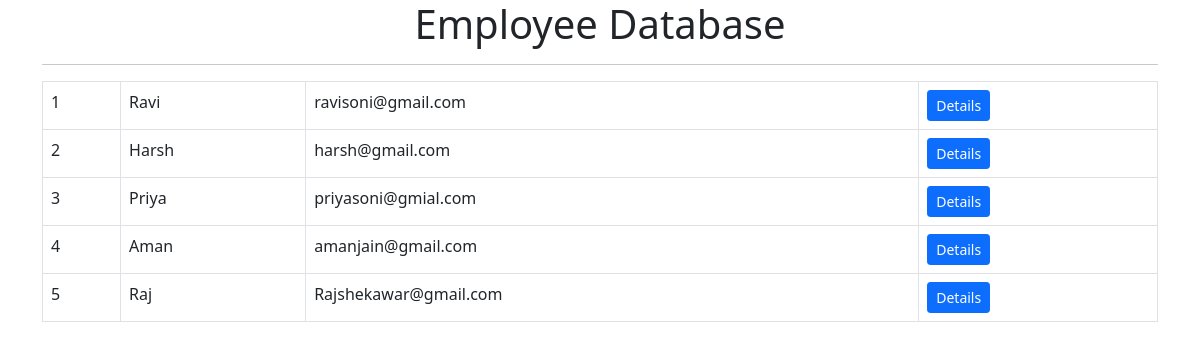
The page / on the database its author committed.
### employees/models.py (models this page shows)
class Employee(models.Model):
    GENDER_CHOICE = [
        ('M', 'Male'),
        ('F', 'Female')
    ]
    first_name = models.CharField(max_length=100)
    last_name = models.CharField(max_length=100, blank=True)
    email_id = models.EmailField(max_length=255)
    phone_num = models.CharField(max_length=13)
    employee_gender = models.CharField(choices=GENDER_CHOICE, max_length=1)
    employee_address = models.TextField()
    employee_job = models.ManyToManyField('AvailableJobs', blank=True)
    date_of_birth = models.DateField()

### employees/views.py (the view)
# urls.py: 2. Add a URL to urlpatterns:  path('', views.home, name='home')
def home(request): #we are decalring home which takes in a request and return HttpResponse
    employees = Employee.objects.all()       #instead of previous commented statement to get details of employe using this statement
    return render(request, 'home.html', {'employees': employees})      #returned all the detail to home.html using dictionary

### templates/home.html
{% extends 'base.html' %}
{% block content %}
<header class = "container">
    <div class = "row">
        <div class = "col-lg-12">
            <h1 class="text-center">Employee Database</h1>
            <hr>
        </div>
    </div>
</header>
<section class = "container">
    <div class = "row">
        <div class = "col-lg-12">
            <table class = "table table-bordered">
                {% for employee in employees %}
                    <tr>
                        <td>{{ employee.id }}</td>
                        <td>{{ employee.first_name }}</td>
                        <td>{{ employee.email_id }}</td>
                        <td>
                            <a class = "btn btn-primary btn-sm" href = "{% url 'employee_detail' employee.id %}">Details</a>
                        </td>
                    </tr>
                {% endfor %}
            </table>
        </div>
    </div>
</section>
{% endblock %}

### templates/base.html (shortened to what this page needs)
<!doctype html>
<html lang="en">
  <head>
    <link href="https://cdn.jsdelivr.net/npm/bootstrap@5.0.0-beta2/dist/css/bootstrap.min.css" rel="stylesheet">
  </head>
  <body>
    {% block content %}
    {% endblock %}
  </body>
</html>

### rows shown on the page
Employee: id "1", first_name "Ravi", email_id "ravisoni@gmail.com"
Employee: id "2", first_name "Harsh", email_id "harsh@gmail.com"
Employee: id "3", first_name "Priya", email_id "priyasoni@gmial.com"
Employee: id "4", first_name "Aman", email_id "amanjain@gmail.com"
Employee: id "5", first_name "Raj", email_id "Rajshekawar@gmail.com"
